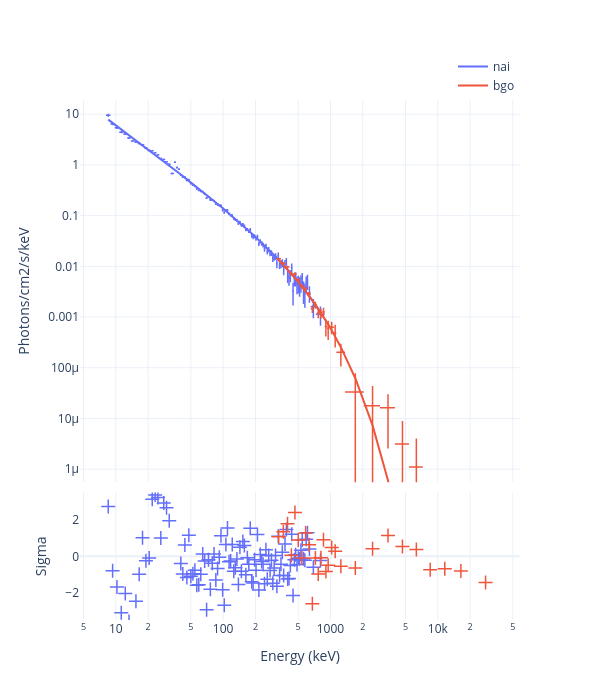

This figure's notebook cell:
### Code cell
fig = Plot.infer(boot, style='NE')
